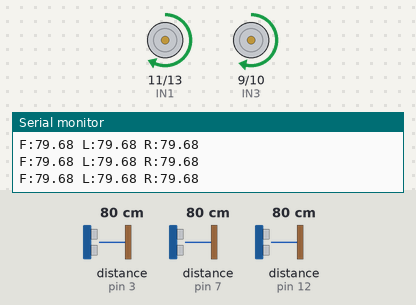
A sketch run on a simulated Arduino Uno, built with avr-gcc and run on an emulated ATmega328P. On the bench: motor-driver pin pairs drawn as motors (green arrow = first pin HIGH = forward, orange = second pin HIGH = backward, longer = more drive, scaled by the enable pin), the last lines printed to the serial monitor. Wiring (inferred from the names in the program): 3 × ultrasonic range finder: trigger pin 2, echo pin 3 / trigger pin 4, echo pin 7 / trigger pin 8, echo pin 12. Inputs (shaded band) come from the test bench; at power-on: distance to the obstacle (sensors on pin 3, pin 7, pin 12) 80 cm. The echo pulse lasts 58.3 µs per cm.

Above: at 4.2 s.
4.3 s: distance to the obstacle (sensor on pin 3) set to 2 cm
At 5.9 s:
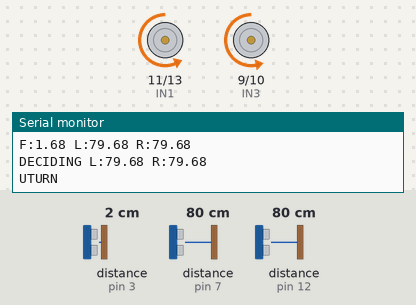
At 6.4 s:
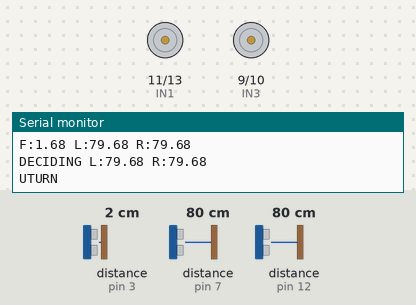
7.3 s: distance to the obstacle (sensor on pin 7) set to 77 cm
At 9.1 s:
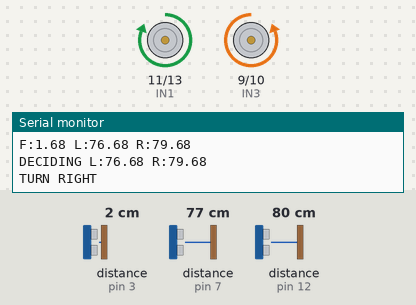
10.3 s: distance to the obstacle (sensor on pin 3) set to 8 cm
13.3 s: distance to the obstacle (sensor on pin 3) set to 12 cm
16.3 s: distance to the obstacle (sensor on pin 3) set to 17 cm
18.3 s: distance to the obstacle (sensor on pin 12) set to 2 cm
At 19.3 s:
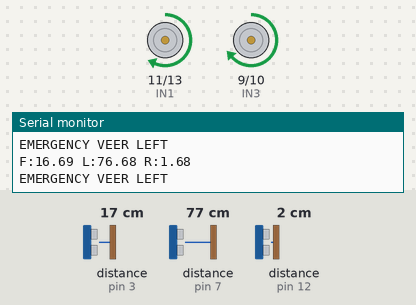
Timing chart, 0 to 20.8 s (numbered marks = the images above; inputs shaded):
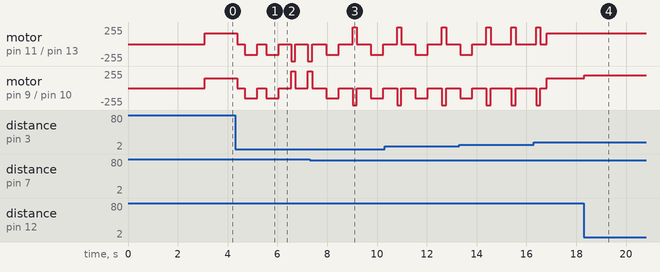

The sketch:

robot_pid.ino
```cpp
// ===================== PIN DEFINITIONS =====================
#define TRIG_F  2
#define ECHO_F  3
#define TRIG_L  4
#define ECHO_L  7
#define TRIG_R  8
#define ECHO_R  12

#define ENA  6
#define IN1  11
#define IN2  13
#define ENB  5
#define IN3  9
#define IN4  10

// ===================== CALIBRATED VALUES =====================
const int BASE_SPEED      = 150;   // base PWM for forward driving (used by PID)
const int LEFT_TRIM       = 13;    // LEFT_SPEED - RIGHT_SPEED bias from your calibration (163-130 ~ +13 boost on left)
const int MIN_PWM         = 70;    // motors won't move below this
const int MAX_PWM         = 230;   // cap so we never saturate fully and lose control
const int TURN_PWM        = 255;
const int TURN_RIGHT_MS   = 170;
const int TURN_LEFT_MS    = 170;
const int BACKUP_MS       = 500;

// ===================== PID TUNING (FILL IN YOUR VALUES) =====================
// Error = (L - R). Positive error => robot is closer to RIGHT wall => steer LEFT.
float Kp = 0.0;   // <-- ADD YOUR Kp HERE  (try starting around 4.0 - 8.0)
float Ki = 0.0;   // <-- ADD YOUR Ki HERE  (try starting around 0.0 - 0.05)
float Kd = 0.0;   // <-- ADD YOUR Kd HERE  (try starting around 1.0 - 3.0)

// PID state
float pidIntegral   = 0.0;
float pidPrevError  = 0.0;
unsigned long pidPrevMs = 0;
const float I_CLAMP = 200.0;       // anti-windup clamp

// ===================== SAFETY THRESHOLDS =====================
const float FRONT_STOP    = 15.0;  // hard stop distance (raised from 10 for safety margin)
const float FRONT_SLOW    = 35.0;  // start slowing earlier
const float SIDE_DANGER   = 8.0;   // emergency veer-away if a side wall is this close
const float SIDE_TARGET   = 15.0;  // desired distance from each side wall (centering target)
const float MAX_RANGE     = 200.0;
const int   LOOP_DELAY_MS = 20;

float prevR = 200.0;

// ===================== SENSOR =====================
float readUltrasonic(int trig, int echo) {
  digitalWrite(trig, LOW); delayMicroseconds(2);
  digitalWrite(trig, HIGH); delayMicroseconds(10);
  digitalWrite(trig, LOW);
  long d = pulseIn(echo, HIGH, 20000UL);
  if (d == 0) return MAX_RANGE;
  float cm = d * 0.0343f / 2.0f;
  return cm > MAX_RANGE ? MAX_RANGE : cm;
}

// Median-of-3 read for noise rejection (reduces spurious readings that cause crashes)
float readUltrasonicFiltered(int trig, int echo) {
  float a = readUltrasonic(trig, echo);
  delayMicroseconds(500);
  float b = readUltrasonic(trig, echo);
  delayMicroseconds(500);
  float c = readUltrasonic(trig, echo);
  // median
  if ((a >= b && a <= c) || (a <= b && a >= c)) return a;
  if ((b >= a && b <= c) || (b <= a && b >= c)) return b;
  return c;
}

void readAll(float &f, float &l, float &r) {
  f = readUltrasonicFiltered(TRIG_F, ECHO_F); delay(8);
  l = readUltrasonicFiltered(TRIG_L, ECHO_L); delay(8);
  r = readUltrasonicFiltered(TRIG_R, ECHO_R); delay(8);
}

// ===================== MOTOR CONTROL =====================
void stopMotors() {
  digitalWrite(IN1, LOW); digitalWrite(IN2, LOW);
  digitalWrite(IN3, LOW); digitalWrite(IN4, LOW);
  analogWrite(ENA, 0); analogWrite(ENB, 0);
}

int clampPWM(int v) {
  if (v < MIN_PWM) return MIN_PWM;
  if (v > MAX_PWM) return MAX_PWM;
  return v;
}

// Drive forward with independent left/right PWM (PID drives this)
void driveForwardPWM(int leftPWM, int rightPWM) {
  digitalWrite(IN1, HIGH); digitalWrite(IN2, LOW);
  digitalWrite(IN3, HIGH); digitalWrite(IN4, LOW);
  analogWrite(ENA, clampPWM(leftPWM));
  analogWrite(ENB, clampPWM(rightPWM));
}

void backup() {
  digitalWrite(IN1, LOW); digitalWrite(IN2, HIGH);
  digitalWrite(IN3, LOW); digitalWrite(IN4, HIGH);
  analogWrite(ENA, BASE_SPEED + LEFT_TRIM);
  analogWrite(ENB, BASE_SPEED);
  delay(BACKUP_MS);
  stopMotors();
  delay(300);
}

// ===================== TURNS =====================
void turnRight() {
  stopMotors(); delay(200);
  digitalWrite(IN1, HIGH); digitalWrite(IN2, LOW);
  digitalWrite(IN3, LOW);  digitalWrite(IN4, HIGH);
  analogWrite(ENA, TURN_PWM);
  analogWrite(ENB, TURN_PWM);
  delay(TURN_RIGHT_MS);
  stopMotors(); delay(200);
}

void turnLeft() {
  stopMotors(); delay(200);
  digitalWrite(IN1, LOW);  digitalWrite(IN2, HIGH);
  digitalWrite(IN3, HIGH); digitalWrite(IN4, LOW);
  analogWrite(ENA, TURN_PWM);
  analogWrite(ENB, TURN_PWM);
  delay(TURN_LEFT_MS);
  stopMotors(); delay(200);
}

void uTurn() {
  backup();
  turnLeft();
  delay(100);
  turnLeft();
}

void resetPID() {
  pidIntegral  = 0.0;
  pidPrevError = 0.0;
  pidPrevMs    = millis();
}

// ===================== PID CENTERING =====================
// Returns the steering correction in PWM units.
// Positive correction -> turn left (slow left, speed right) i.e. push away from right wall.
float computePIDCorrection(float l, float r) {
  // If a side is out of range (open corridor), substitute SIDE_TARGET so PID
  // doesn't go crazy chasing a phantom far wall.
  float lEff = (l >= MAX_RANGE) ? SIDE_TARGET : l;
  float rEff = (r >= MAX_RANGE) ? SIDE_TARGET : r;

  float error = lEff - rEff;   // >0 => closer to right wall

  unsigned long now = millis();
  float dt = (now - pidPrevMs) / 1000.0f;
  if (dt <= 0.0f) dt = 0.001f;
  pidPrevMs = now;

  pidIntegral += error * dt;
  if (pidIntegral >  I_CLAMP) pidIntegral =  I_CLAMP;
  if (pidIntegral < -I_CLAMP) pidIntegral = -I_CLAMP;

  float derivative = (error - pidPrevError) / dt;
  pidPrevError = error;

  return Kp * error + Ki * pidIntegral + Kd * derivative;
}

// ===================== SETUP =====================
void setup() {
  Serial.begin(9600);
  pinMode(TRIG_F, OUTPUT); pinMode(ECHO_F, INPUT);
  pinMode(TRIG_L, OUTPUT); pinMode(ECHO_L, INPUT);
  pinMode(TRIG_R, OUTPUT); pinMode(ECHO_R, INPUT);
  pinMode(ENA, OUTPUT); pinMode(IN1, OUTPUT); pinMode(IN2, OUTPUT);
  pinMode(ENB, OUTPUT); pinMode(IN3, OUTPUT); pinMode(IN4, OUTPUT);
  stopMotors();
  delay(3000);
  prevR = 200.0;
  resetPID();
}

// ===================== MAIN LOOP =====================
void loop() {
  float f, l, r;
  readAll(f, l, r);

  Serial.print("F:"); Serial.print(f);
  Serial.print(" L:"); Serial.print(l);
  Serial.print(" R:"); Serial.println(r);

  // ===== PRIORITY 1: FRONT WALL (hard stop, no collision) =====
  if (f < FRONT_STOP) {
    stopMotors();
    delay(300);
    if (f < 10.0) backup();
    readAll(f, l, r);
    Serial.print("DECIDING L:"); Serial.print(l);
    Serial.print(" R:"); Serial.println(r);
    if (r > l) {
      Serial.println("TURN RIGHT");
      turnRight();
    } else if (l > r) {
      Serial.println("TURN LEFT");
      turnLeft();
    } else {
      Serial.println("UTURN");
      uTurn();
    }
    prevR = 200.0;
    resetPID();
    return;
  }

  // ===== PRIORITY 2: SIDE EMERGENCY (about to scrape a wall) =====
  if (l < SIDE_DANGER) {
    Serial.println("EMERGENCY VEER RIGHT");
    // pivot away from left wall briefly
    driveForwardPWM(BASE_SPEED + 40, MIN_PWM);
    delay(80);
    resetPID();
    return;
  }
  if (r < SIDE_DANGER) {
    Serial.println("EMERGENCY VEER LEFT");
    driveForwardPWM(MIN_PWM, BASE_SPEED + 40);
    delay(80);
    resetPID();
    return;
  }

  // ===== PRIORITY 3: RIGHT CORRIDOR OPENING =====
  if (prevR < 80.0 && r > 80.0 && f > FRONT_STOP) {
    Serial.println("RIGHT OPENING DETECTED");
    stopMotors();
    delay(100);
    driveForwardPWM(BASE_SPEED + LEFT_TRIM, BASE_SPEED);
    delay(150);
    stopMotors();
    delay(100);
    turnRight();
    prevR = 200.0;
    resetPID();
    return;
  }
  prevR = r;

  // ===== PRIORITY 4: PID WALL-CENTERING =====
  // Speed scales down as front wall approaches (smooth braking, no collisions)
  float speedScale = 1.0;
  if (f < FRONT_SLOW) {
    speedScale = (f - FRONT_STOP) / (FRONT_SLOW - FRONT_STOP);
    if (speedScale < 0.35) speedScale = 0.35;
    if (speedScale > 1.0)  speedScale = 1.0;
  }

  int base = (int)(BASE_SPEED * speedScale);
  float correction = computePIDCorrection(l, r);

  // Positive correction -> error positive (closer to right) -> steer left:
  //   slow LEFT motor, speed up RIGHT motor.
  int leftPWM  = base + LEFT_TRIM - (int)correction;
  int rightPWM = base              + (int)correction;

  driveForwardPWM(leftPWM, rightPWM);

  delay(LOOP_DELAY_MS);
}
```

Measured:
- the behaviour switches between 80 and 79 cm on distance to the obstacle (sensor on pin 7) (found by bisection; images 2 and 3)
- after the input at 18.3 s, motor on pin 9 (IN3) / pin 10 (IN4): forward 150/255 → forward 190/255 at once
